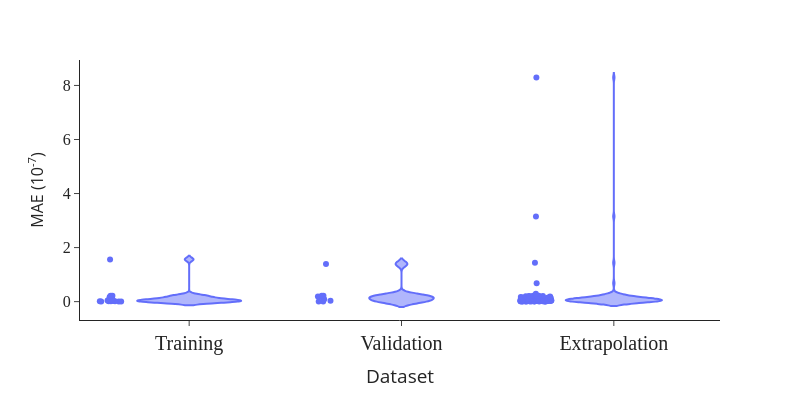

Notebook cell for this chart:
### Code cell
fig = px.violin(df, x='Dataset', y='MAE', points='all')
fig.update_layout(template='simple_white')

fig.update_layout(
    # xaxis_title="Dataset",
    yaxis_title="MAE (10<sup>-10</sup>)",
    showlegend=False,
    width=800,
    height=400
)
fig.update_xaxes(
    tickfont=dict(size=20, family="Times New Roman"),
    title_font=dict(size=19)
)
fig.update_yaxes(
    tickfont=dict(size=16, family="Times New Roman"),
    title_font=dict(size=16)
)

fig.show()

### Figure 1 — Plotly figure (JSON) as saved in the notebook; plotly's stock layout.template omitted (floating-point values rounded to 4 significant figures)
{"data": [{"alignmentgroup": "True", "box": {"visible": false}, "hovertemplate": "Dataset=%{x}<br>MAE=%{y}<extra></extra>", "legendgroup": "", "marker": {"color": "#636efa"}, "name": "", "offsetgroup": "", "orientation": "v", "points": "all", "scalegroup": "True", "showlegend": false, "type": "violin", "x": ["Training", "Training", "Validation", "Training", "Training", "Training", "Training", "Training", "Training", "Training", "Training", "Validation", "Training", "Training", "Validation", "Training", "Validation", "Training", "Validation", "Validation", "Training", "Validation", "Validation", "Validation", "Training", "Training", "Training", "Extrapolation", "Extrapolation", "Extrapolation", "Extrapolation", "Extrapolation", "Extrapolation", "Extrapolation", "Extrapolation", "Extrapolation", "Extrapolation", "Extrapolation", "Extrapolation", "Extrapolation", "Extrapolation", "Extrapolation", "Extrapolation", "Extrapolation", "Extrapolation", "Extrapolation", "Extrapolation", "Extrapolation", "Extrapolation", "Extrapolation", "Extrapolation", "Extrapolation", "Extrapolation", "Extrapolation", "Extrapolation", "Extrapolation", "Extrapolation", "Extrapolation", "Extrapolation", "Extrapolation", "Extrapolation", "Extrapolation", "Extrapolation", "Extrapolation", "Extrapolation", "Extrapolation", "Extrapolation", "Extrapolation", "Extrapolation", "Extrapolation", "Extrapolation", "Extrapolation", "Extrapolation", "Extrapolation", "Extrapolation", "Extrapolation", "Extrapolation", "Extrapolation", "Extrapolation", "Extrapolation", "Extrapolation", "Extrapolation", "Extrapolation", "Extrapolation", "Extrapolation", "Extrapolation", "Extrapolation", "Extrapolation", "Extrapolation", "Extrapolation", "Extrapolation", "Extrapolation", "Extrapolation", "Extrapolation", "Extrapolation", "Extrapolation", "Extrapolation", "Extrapolation", "Extrapolation", "Extrapolation", "Extrapolation", "Extrapolation", "Extrapolation", "Extrapolation", "Extrapolation", "Extrapolation", "Extrapolation", "Extrapolation", "Extrapolation", "Extrapolation", "Extrapolation", "Extrapolation", "Extrapolation", "Extrapolation", "Extrapolation", "Extrapolation", "Extrapolation", "Extrapolation", "Extrapolation", "Extrapolation", "Extrapolation", "Extrapolation", "Extrapolation", "Extrapolation", "Extrapolation", "Extrapolation", "Extrapolation"], "x0": " ", "xaxis": "x", "y": [0.01201, 0.08708, 1.395, 0.08448, 0.1644, 0.2221, 0.0204, 0.01159, 0.08908, 0.04211, 1.563, 0.005761, 0.004305, 0.009658, 0.001922, 0.2181, 0.1869, 0.0116, 0.1775, 0.2202, 0.02166, 0.08881, 0.0285, 0.2224, 0.201, 0.001572, 0.01264, 8.295, 3.154, 1.438, 0.681, 0.2952, 0.08061, 0.04516, 0.1211, 0.1673, 0.1951, 0.2111, 0.2193, 0.2223, 0.2219, 0.219, 0.2145, 0.2089, 0.2027, 0.1959, 0.189, 0.1819, 0.1747, 0.1677, 0.1607, 0.1538, 0.1471, 0.1406, 0.1342, 0.1281, 0.1221, 0.1163, 0.1106, 0.1052, 0.09992, 0.09482, 0.08989, 0.08512, 0.0805, 0.07603, 0.07171, 0.06752, 0.06347, 0.05955, 0.05575, 0.05206, 0.0485, 0.04504, 0.04168, 0.03843, 0.03527, 0.03221, 0.02923, 0.02635, 0.02354, 0.02082, 0.01817, 0.01559, 0.01309, 0.01066, 0.008288, 0.005984, 0.003741, 0.001557, 0.0005693, 0.00264, 0.004658, 0.006624, 0.008539, 0.01041, 0.01223, 0.014, 0.01574, 0.01743, 0.01907, 0.02068, 0.02225, 0.02379, 0.02528, 0.02675, 0.02817, 0.02957, 0.03093, 0.03226, 0.03356, 0.03484, 0.03608, 0.03729, 0.03848, 0.03964, 0.04078, 0.04189, 0.04298, 0.04404, 0.04508, 0.0461, 0.0471, 0.04807, 0.04903, 0.04996, 0.05087], "y0": " ", "yaxis": "y"}], "layout": {"height": 400, "legend": {"tracegroupgap": 0}, "margin": {"t": 60}, "showlegend": false, "violinmode": "group", "width": 800, "xaxis": {"anchor": "y", "domain": [0, 1], "tickfont": {"family": "Times New Roman", "size": 20}, "title": {"font": {"size": 19}, "text": "Dataset"}}, "yaxis": {"anchor": "x", "domain": [0, 1], "tickfont": {"family": "Times New Roman", "size": 16}, "title": {"font": {"size": 16}, "text": "MAE (10<sup>-7</sup>)"}}}}
